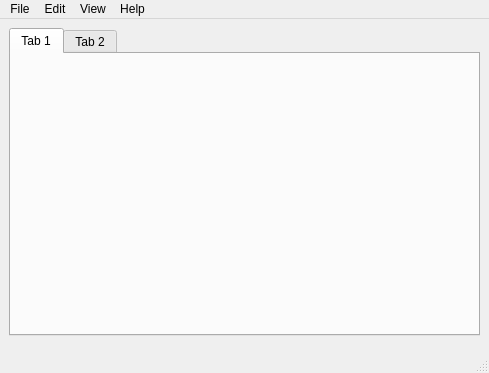
<?xml version="1.0" encoding="UTF-8"?>
<ui version="4.0">
 <class>MainWindow</class>
 <widget class="QMainWindow" name="MainWindow">
  <property name="geometry">
   <rect>
    <x>0</x>
    <y>0</y>
    <width>489</width>
    <height>373</height>
   </rect>
  </property>
  <property name="windowTitle">
   <string>MainWindow</string>
  </property>
  <widget class="QWidget" name="centralwidget">
   <layout class="QVBoxLayout" name="verticalLayout">
    <item>
     <widget class="QTabWidget" name="tabWidget">
      <property name="currentIndex">
       <number>0</number>
      </property>
      <widget class="QWidget" name="tab">
       <attribute name="title">
        <string>Tab 1</string>
       </attribute>
       <layout class="QVBoxLayout" name="verticalLayout_2">
        <item>
         <widget class="QWidget" name="widget" native="true"/>
        </item>
        <item>
         <widget class="QWidget" name="widget_2" native="true"/>
        </item>
        <item>
         <widget class="QWidget" name="widget_3" native="true"/>
        </item>
        <item>
         <widget class="QWidget" name="widget_4" native="true"/>
        </item>
       </layout>
      </widget>
      <widget class="QWidget" name="tab_2">
       <attribute name="title">
        <string>Tab 2</string>
       </attribute>
      </widget>
     </widget>
    </item>
    <item>
     <widget class="QWidget" name="widget_streamcontrols" native="true"/>
    </item>
   </layout>
  </widget>
  <widget class="QMenuBar" name="menubar">
   <property name="geometry">
    <rect>
     <x>0</x>
     <y>0</y>
     <width>489</width>
     <height>22</height>
    </rect>
   </property>
   <widget class="QMenu" name="menuFile">
    <property name="title">
     <string>File</string>
    </property>
    <addaction name="actionImport"/>
    <addaction name="actionExport"/>
    <addaction name="actionClose_Recording"/>
    <addaction name="actionNew_Recording"/>
    <addaction name="actionExit"/>
   </widget>
   <widget class="QMenu" name="menuEdit">
    <property name="title">
     <string>Edit</string>
    </property>
    <addaction name="actionSettings"/>
   </widget>
   <widget class="QMenu" name="menuView">
    <property name="title">
     <string>View</string>
    </property>
   </widget>
   <widget class="QMenu" name="menuHelp">
    <property name="title">
     <string>Help</string>
    </property>
    <addaction name="actionInfo"/>
   </widget>
   <addaction name="menuFile"/>
   <addaction name="menuEdit"/>
   <addaction name="menuView"/>
   <addaction name="menuHelp"/>
  </widget>
  <widget class="QStatusBar" name="statusbar"/>
  <action name="actionInfo">
   <property name="text">
    <string>Info</string>
   </property>
  </action>
  <action name="actionSettings">
   <property name="text">
    <string>Settings</string>
   </property>
  </action>
  <action name="actionImport">
   <property name="text">
    <string>Import</string>
   </property>
  </action>
  <action name="actionExport">
   <property name="text">
    <string>Export</string>
   </property>
  </action>
  <action name="actionClose_Recording">
   <property name="text">
    <string>Close Recording</string>
   </property>
  </action>
  <action name="actionNew_Recording">
   <property name="text">
    <string>New Recording</string>
   </property>
  </action>
  <action name="actionExit">
   <property name="text">
    <string>Exit</string>
   </property>
  </action>
 </widget>
 <resources/>
 <connections/>
</ui>
